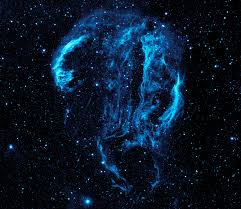
#> input picture day 4/img2.jpg, 241 x 209 px
$ python filter.py
#> lines starting #> are read from the running program, lines starting #| are printed output that depends on the picture
import cv2
import numpy as np
import matplotlib.pyplot as plt
img=cv2.imread("img2.jpg")
#> img is the input picture: shape (209, 241, 3); mean B, G, R 42.4, 24.3, 10
blur = cv2.blur(img,(5,5),0)
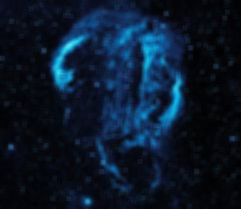
#> blur: shape (209, 241, 3); mean B, G, R 42.4, 24.3, 10
gaussian=cv2.GaussianBlur(img,(5,5),0)
median = cv2.medianBlur(img,5)
titles=["Orginal","Blur","Gaussian","Median"]
images=[img,blur,gaussian,median]
for i in range(4):
    plt.subplot(2,2,i+1),plt.imshow(images[i]),plt.title(titles[1])
    plt.axis("off")
plt.show()
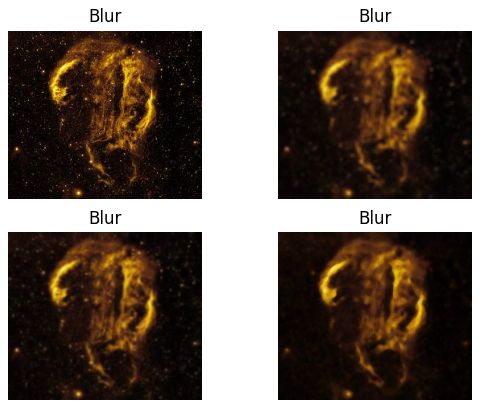
#> figure drawn by matplotlib, 4 panels; B, G, R data is drawn as R, G, B
